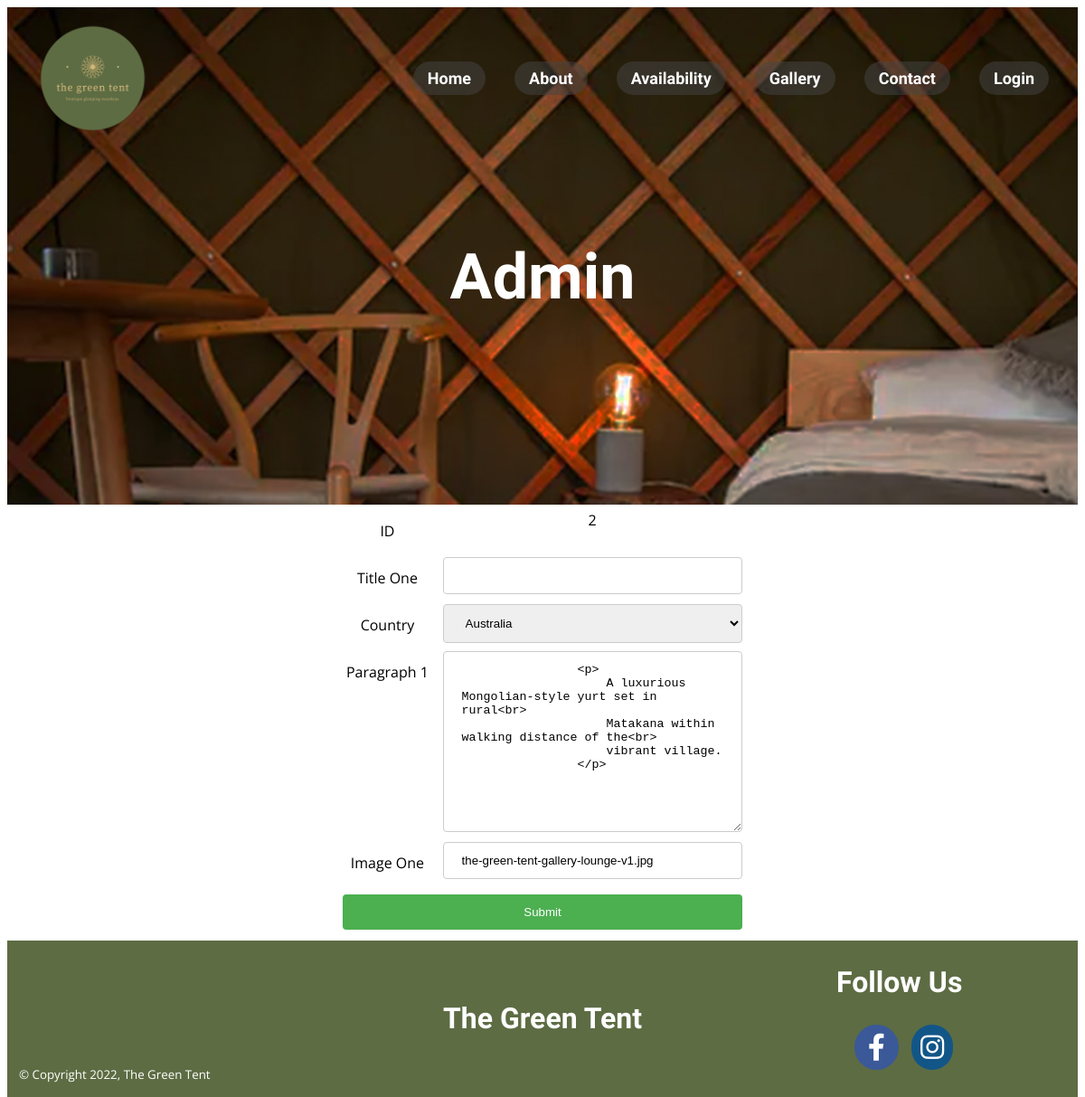
Page /edit_page.php?id=2 (signed in) on the committed database.
### tables this page shows
CREATE TABLE `pages` (
  `id` int(11) NOT NULL,
  `title1` varchar(100) DEFAULT NULL,
  `para1` text DEFAULT NULL,
  `img1` varchar(40) DEFAULT NULL,
  `title2` varchar(100) DEFAULT NULL,
  `para2` text DEFAULT NULL,
  `img2` varchar(40) DEFAULT NULL,
  `title3` varchar(100) DEFAULT NULL,
  `para3` text DEFAULT NULL,
  `img3` varchar(40) DEFAULT NULL,
  `title4` varchar(100) DEFAULT NULL,
  `para4` text DEFAULT NULL,
  `img4` varchar(40) DEFAULT NULL
);

### edit_page.php (the view, shortened to what this page needs)
<!DOCTYPE html>
<html lang="en">
<head>
    <link href="css/the-green-tent_style.css" rel="stylesheet">
    <link rel="stylesheet" type="text/css" href="css/form.css">
    <link rel="stylesheet" href="https://cdnjs.cloudflare.com/ajax/libs/font-awesome/4.7.0/css/font-awesome.min.css">
    <link rel="stylesheet" href="https://cdnjs.cloudflare.com/ajax/libs/font-awesome/6.1.1/css/all.min.css">
</head>
<?php
include "setup.php";
    $pageID= $_GET["id"];
?>
<body>
    <div class="container">
        <header class="availability-page-bg-img">
            <?php include 'nav.php'; ?>
            <span class="header-title">
                <h1>Admin</h1>
            </span>
        </header>
        <main>
                <?php
                    $sql = "SELECT * FROM pages where id = $pageID";
                    $result = $conn->query($sql);
                    if ($result->num_rows > 0) {
                        while($row = $result->fetch_assoc()) {
                        $id=$row['id'];
                        $title1=$row["title1"];
                        $para1=$row["para1"];
                        $image1=$row["img1"];
                    }
                    }
                    else {
                        echo "0 results";
                    }
                ?>
            <form action="edit_action_page.php" method="post" >
    <div class="row">
      <div class="col-25">
        <label for="pageID">ID</label>
      </div>
      <div class="col-75">
    <?php print $id ?>
      </div>
    </div>
    <div class="row">
      <div class="col-25">
        <label for="title1">Title One</label>
      </div>
      <div class="col-75">
        <input type="text" id="title1" name="title1" value="<?php print $title1 ?>">
      </div>
    </div>
    <div class="row">
      <div class="col-25">
        <label for="country">Country</label>
      </div>
      <div class="col-75">
        <select id="country" name="country">
          <option value="australia">Australia</option>
        </select>
      </div>
    </div>
    <div class="row">
      <div class="col-25">
        <label for="para1">Paragraph 1</label>
      </div>
      <div class="col-75">
        <textarea id="para1" name="para1" style="height:200px"><?php print $para1 ?></textarea>
      </div>
    </div>
    <div class="row">
      <div class="col-25">
        <label for="image1">Image One</label>
      </div>
      <div class="col-75">
        <input type="text" id="image1" name="image1" value="<?php print $image1 ?>">
      </div>
    </div>
    <div class="row">
      <input type="submit" value="Submit">
    </div>
  </form>
        </main>
<?php include 'bottom.php'; ?>

### css/the-green-tent_style.css (style rules this page uses)
body { font-family: 'Open Sans', sans-serif; }
html { scroll-behavior: smooth; }
.container { display: grid; height: 100vh; grid-template-columns: 1fr 1fr 1fr 1fr; grid-template-rows: 1fr 1fr 1fr; grid-template-areas: "header header header header" "main main main main" "footer footer footer footer"; }
.availability-page-bg-img { background-image: url("../Images/the-green-tent-bed-v2.jpg"); }
header { color: #fff; grid-area: header; background-position: center center; background-repeat: no-repeat; background-attachment: fixed; background-size: cover; background-color: #464646; height: 550px; }
.header-title { display: block; text-align: center; font-size: 35px; }
.header-title h1 { margin-top: 100px; }
main { grid-area: main; background-color: #fff; display: grid; justify-content: center; align-content: center; text-align: center; }
h1, h2, h3, h4, a { font-family: 'Open Sans Condensed', sans-serif; }

### css/form.css (style rules this page uses)
input[type=text], select, textarea { width: 100%; padding: 12px 20px; border: 1px solid #ccc; border-radius: 4px; box-sizing: border-box; resize: vertical; }
label { padding: 12px 12px 12px 0px; display: inline-block; }
input[type=submit] { background-color: #4CAF50; color: white; padding: 12px 200px; margin: 12px 0px 12px 0px; border: none; border-radius: 4px; cursor: pointer; float: right; }
.col-25 { float: left; width: 25%; margin-top: 6px; }
.col-75 { float: left; width: 75%; margin-top: 6px; }
.row:after { content: ""; display: table; clear: both; }

### rows in the picture
pages: id "2", para1 "<p> A luxurious Mongolian-style yurt set in rural<br> Matakana within walking distance of the<br> vibrant village. </p>", image1 "the-green-tent-gallery-lounge-v1.jpg"
